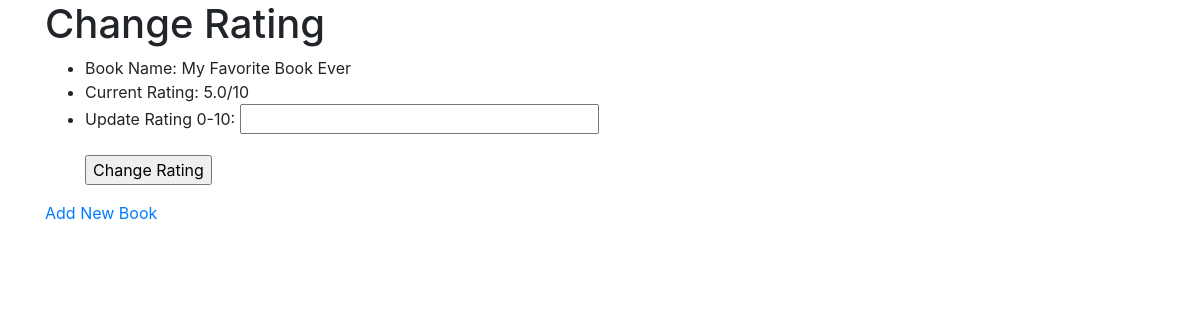
The app's page /edit/7 with its own data.
### main.py (models this page shows, shortened)
class Book(db.Model):
    id: Mapped[int] = mapped_column(Integer, primary_key=True)
    title: Mapped[str] = mapped_column(String(250), unique=True, nullable=False)
    author: Mapped[str] = mapped_column(String(250), nullable=False)
    rating: Mapped[float] = mapped_column(Float, nullable=False)

### main.py (the view)
@app.route("/edit/<int:book_id>", methods=["GET", "POST"])
def edit(book_id):
    with app.app_context():
        books = db.session.execute(db.select(Book).order_by(Book.title)).scalars().all()
    edit_form = EditRatingForm()
    if edit_form.validate_on_submit():
        with app.app_context():
            book_to_update = db.session.execute(db.select(Book).where(Book.id == book_id)).scalar()
            book_to_update.rating = edit_form["edit_rating"].data
            db.session.commit()
        return redirect(url_for("home"))
    return render_template("edit.html", form=edit_form, all_books=books, book_id=book_id)

### main.py
class EditRatingForm(FlaskForm):
    edit_rating = FloatField('Update Rating 0-10:',
                          validators=[InputRequired(),
                                      NumberRange(min=0, max=10)])
    submit = SubmitField('Change Rating')

### templates/edit.html (shortened to what this page needs)
{% extends 'base.html' %}
{% block content %}
<div class="container">
  <div class="row">
    <div class="col-sm-12 col-md-8">
    <h1>Change Rating</h1>
    <ul>
        {% for book in all_books %}
            {% if book.id == book_id %}
            <li>Book Name: {{ book.title }} </li>
            <li>Current Rating: {{ book.rating }}/10 </li>
            <li>
                <form action="{{ url_for('edit', book_id=book.id) }}" method="POST" novalidate>
                <p>{{ form.edit_rating.label }} {{ form.edit_rating(size=30) }}
                </p>
                {{ form.submit }}
                </form>
            </li>
            {% endif %}
        {% endfor %}
    </ul>
    <a href="/add">Add New Book</a>
    </div>
  </div>
</div>
{% endblock %}

### records on screen
Book: title "My Favorite Book Ever", rating "5.0", edit_rating.label "Update Rating 0-10:"
